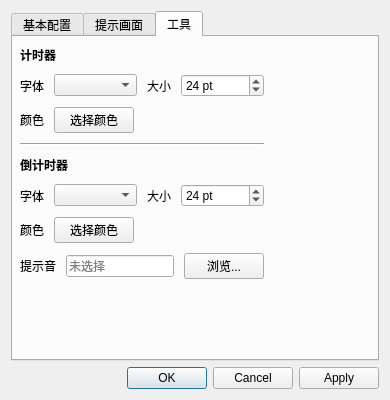
<?xml version="1.0" encoding="UTF-8"?>
<ui version="4.0">
 <class>SettingsDialog</class>
 <widget class="QDialog" name="SettingsDialog">
  <property name="geometry">
   <rect>
    <x>0</x>
    <y>0</y>
    <width>325</width>
    <height>345</height>
   </rect>
  </property>
  <property name="sizePolicy">
   <sizepolicy hsizetype="Preferred" vsizetype="Preferred">
    <horstretch>0</horstretch>
    <verstretch>0</verstretch>
   </sizepolicy>
  </property>
  <property name="windowTitle">
   <string>选项 - Look Away Pro</string>
  </property>
  <layout class="QVBoxLayout" name="verticalLayout">
   <property name="sizeConstraint">
    <enum>QLayout::SizeConstraint::SetFixedSize</enum>
   </property>
   <item>
    <widget class="QTabWidget" name="tabWidget">
     <property name="sizePolicy">
      <sizepolicy hsizetype="Preferred" vsizetype="Preferred">
       <horstretch>0</horstretch>
       <verstretch>0</verstretch>
      </sizepolicy>
     </property>
     <property name="currentIndex">
      <number>2</number>
     </property>
     <widget class="QWidget" name="basicTab">
      <attribute name="title">
       <string>基本配置</string>
      </attribute>
      <layout class="QVBoxLayout" name="verticalLayout_2">
       <property name="spacing">
        <number>15</number>
       </property>
       <property name="sizeConstraint">
        <enum>QLayout::SizeConstraint::SetFixedSize</enum>
       </property>
       <item>
        <layout class="QHBoxLayout" name="timeLayout">
         <item>
          <widget class="QLabel" name="workTimeLabel">
           <property name="sizePolicy">
            <sizepolicy hsizetype="Fixed" vsizetype="Fixed">
             <horstretch>0</horstretch>
             <verstretch>0</verstretch>
            </sizepolicy>
           </property>
           <property name="text">
            <string>计时时间</string>
           </property>
          </widget>
         </item>
         <item>
          <widget class="QSpinBox" name="workTimeSpinBox">
           <property name="sizePolicy">
            <sizepolicy hsizetype="Preferred" vsizetype="Fixed">
             <horstretch>0</horstretch>
             <verstretch>0</verstretch>
            </sizepolicy>
           </property>
           <property name="minimumSize">
            <size>
             <width>0</width>
             <height>0</height>
            </size>
           </property>
           <property name="suffix">
            <string> 分钟</string>
           </property>
           <property name="minimum">
            <number>1</number>
           </property>
           <property name="maximum">
            <number>120</number>
           </property>
           <property name="value">
            <number>20</number>
           </property>
          </widget>
         </item>
         <item>
          <spacer name="horizontalSpacer_1">
           <property name="orientation">
            <enum>Qt::Orientation::Horizontal</enum>
           </property>
           <property name="sizeHint" stdset="0">
            <size>
             <width>40</width>
             <height>20</height>
            </size>
           </property>
          </spacer>
         </item>
        </layout>
       </item>
       <item>
        <layout class="QHBoxLayout" name="horizontalLayout">
         <item>
          <widget class="QLabel" name="breakTimeLabel">
           <property name="sizePolicy">
            <sizepolicy hsizetype="Fixed" vsizetype="Fixed">
             <horstretch>0</horstretch>
             <verstretch>0</verstretch>
            </sizepolicy>
           </property>
           <property name="text">
            <string>休息时间</string>
           </property>
          </widget>
         </item>
         <item>
          <widget class="QSpinBox" name="breakTimeSpinBox">
           <property name="sizePolicy">
            <sizepolicy hsizetype="Preferred" vsizetype="Fixed">
             <horstretch>0</horstretch>
             <verstretch>0</verstretch>
            </sizepolicy>
           </property>
           <property name="minimumSize">
            <size>
             <width>0</width>
             <height>0</height>
            </size>
           </property>
           <property name="suffix">
            <string> 秒</string>
           </property>
           <property name="minimum">
            <number>5</number>
           </property>
           <property name="maximum">
            <number>120</number>
           </property>
           <property name="value">
            <number>20</number>
           </property>
          </widget>
         </item>
         <item>
          <spacer name="horizontalSpacer">
           <property name="orientation">
            <enum>Qt::Orientation::Horizontal</enum>
           </property>
           <property name="sizeHint" stdset="0">
            <size>
             <width>40</width>
             <height>20</height>
            </size>
           </property>
          </spacer>
         </item>
        </layout>
       </item>
       <item>
        <layout class="QHBoxLayout" name="screenSaverLayout">
         <item>
          <widget class="QLabel" name="screenSaverLabel">
           <property name="sizePolicy">
            <sizepolicy hsizetype="Fixed" vsizetype="Fixed">
             <horstretch>0</horstretch>
             <verstretch>0</verstretch>
            </sizepolicy>
           </property>
           <property name="text">
            <string>屏保时</string>
           </property>
          </widget>
         </item>
         <item>
          <widget class="QComboBox" name="screenSaverComboBox">
           <property name="minimumSize">
            <size>
             <width>0</width>
             <height>0</height>
            </size>
           </property>
           <item>
            <property name="text">
             <string>无操作</string>
            </property>
           </item>
           <item>
            <property name="text">
             <string extracomment="屏保启动时暂停计时，屏保退出时继续计时">暂停计时</string>
            </property>
           </item>
           <item>
            <property name="text">
             <string extracomment="屏保启动时暂停计时，屏保退出时重新计时">停止计时</string>
            </property>
           </item>
          </widget>
         </item>
         <item>
          <spacer name="horizontalSpacer_6">
           <property name="orientation">
            <enum>Qt::Orientation::Horizontal</enum>
           </property>
           <property name="sizeHint" stdset="0">
            <size>
             <width>40</width>
             <height>20</height>
            </size>
           </property>
          </spacer>
         </item>
        </layout>
       </item>
       <item>
        <layout class="QHBoxLayout" name="horizontalLayout_4">
         <item>
          <widget class="QLabel" name="lockScreenLabel">
           <property name="sizePolicy">
            <sizepolicy hsizetype="Fixed" vsizetype="Fixed">
             <horstretch>0</horstretch>
             <verstretch>0</verstretch>
            </sizepolicy>
           </property>
           <property name="text">
            <string>锁屏时</string>
           </property>
          </widget>
         </item>
         <item>
          <widget class="QComboBox" name="lockScreenComboBox">
           <property name="minimumSize">
            <size>
             <width>0</width>
             <height>0</height>
            </size>
           </property>
           <item>
            <property name="text">
             <string>无操作</string>
            </property>
           </item>
           <item>
            <property name="text">
             <string>暂停计时</string>
            </property>
           </item>
           <item>
            <property name="text">
             <string>停止计时</string>
            </property>
           </item>
          </widget>
         </item>
         <item>
          <spacer name="horizontalSpacer_11">
           <property name="orientation">
            <enum>Qt::Orientation::Horizontal</enum>
           </property>
           <property name="sizeHint" stdset="0">
            <size>
             <width>40</width>
             <height>20</height>
            </size>
           </property>
          </spacer>
         </item>
        </layout>
       </item>
       <item>
        <layout class="QHBoxLayout" name="miscLayout">
         <item>
          <widget class="QCheckBox" name="autoStartCheckBox">
           <property name="styleSheet">
            <string notr="true">QCheckBox {
    spacing: 8px;
}

QCheckBox::indicator {
    width: 32px;
    height: 16px;
    border: none;
}

QCheckBox::indicator:unchecked {
    image: url(:/switch_off.svg);
}

QCheckBox::indicator:checked {
    image: url(:/switch_on.svg);
}

QCheckBox::indicator:unchecked:hover {
    image: url(:/switch_off_hover.svg);
}

QCheckBox::indicator:checked:hover {
    image: url(:/switch_on_hover.svg);
}</string>
           </property>
           <property name="text">
            <string>开机自启动</string>
           </property>
          </widget>
         </item>
         <item>
          <spacer name="horizontalSpacer_7">
           <property name="orientation">
            <enum>Qt::Orientation::Horizontal</enum>
           </property>
           <property name="sizeHint" stdset="0">
            <size>
             <width>40</width>
             <height>20</height>
            </size>
           </property>
          </spacer>
         </item>
        </layout>
       </item>
       <item>
        <layout class="QHBoxLayout" name="horizontalLayout_6">
         <item>
          <widget class="QCheckBox" name="forceRestCheckBox">
           <property name="styleSheet">
            <string notr="true">QCheckBox {
    spacing: 8px;
}

QCheckBox::indicator {
    width: 32px;
    height: 16px;
    border: none;
}

QCheckBox::indicator:unchecked {
    image: url(:/switch_off.svg);
}

QCheckBox::indicator:checked {
    image: url(:/switch_on.svg);
}

QCheckBox::indicator:unchecked:hover {
    image: url(:/switch_off_hover.svg);
}

QCheckBox::indicator:checked:hover {
    image: url(:/switch_on_hover.svg);
}</string>
           </property>
           <property name="text">
            <string>强制休息</string>
           </property>
           <property name="checked">
            <bool>true</bool>
           </property>
          </widget>
         </item>
         <item>
          <spacer name="horizontalSpacer_12">
           <property name="orientation">
            <enum>Qt::Orientation::Horizontal</enum>
           </property>
           <property name="sizeHint" stdset="0">
            <size>
             <width>40</width>
             <height>20</height>
            </size>
           </property>
          </spacer>
         </item>
        </layout>
       </item>
       <item>
        <spacer name="verticalSpacer">
         <property name="orientation">
          <enum>Qt::Orientation::Vertical</enum>
         </property>
         <property name="sizeHint" stdset="0">
          <size>
           <width>20</width>
           <height>40</height>
          </size>
         </property>
        </spacer>
       </item>
      </layout>
     </widget>
     <widget class="QWidget" name="reminderTab">
      <attribute name="title">
       <string>提示画面</string>
      </attribute>
      <layout class="QVBoxLayout" name="verticalLayout_4">
       <property name="sizeConstraint">
        <enum>QLayout::SizeConstraint::SetFixedSize</enum>
       </property>
       <item>
        <widget class="QLabel" name="messageLabel">
         <property name="text">
          <string>自定义提示词 (计时时间占位符 {time} ，休息时间占位符 {break}):</string>
         </property>
        </widget>
       </item>
       <item>
        <widget class="QTextEdit" name="messageTextEdit">
         <property name="sizePolicy">
          <sizepolicy hsizetype="Preferred" vsizetype="Minimum">
           <horstretch>0</horstretch>
           <verstretch>0</verstretch>
          </sizepolicy>
         </property>
         <property name="sizeAdjustPolicy">
          <enum>QAbstractScrollArea::SizeAdjustPolicy::AdjustToContents</enum>
         </property>
         <property name="plainText">
          <string>您已工作了{time}分钟，请远眺20英尺外{break}秒，保护您的眼睛</string>
         </property>
        </widget>
       </item>
       <item>
        <layout class="QHBoxLayout" name="fontLayout">
         <item>
          <widget class="QLabel" name="fontLabel">
           <property name="text">
            <string>字体</string>
           </property>
          </widget>
         </item>
         <item>
          <widget class="QComboBox" name="fontComboBox">
           <property name="minimumSize">
            <size>
             <width>0</width>
             <height>0</height>
            </size>
           </property>
          </widget>
         </item>
         <item>
          <widget class="QLabel" name="fontSizeLabel">
           <property name="text">
            <string>大小</string>
           </property>
          </widget>
         </item>
         <item>
          <widget class="QSpinBox" name="fontSizeSpinBox">
           <property name="sizePolicy">
            <sizepolicy hsizetype="Preferred" vsizetype="Fixed">
             <horstretch>0</horstretch>
             <verstretch>0</verstretch>
            </sizepolicy>
           </property>
           <property name="minimumSize">
            <size>
             <width>0</width>
             <height>0</height>
            </size>
           </property>
           <property name="suffix">
            <string> pt</string>
           </property>
           <property name="minimum">
            <number>12</number>
           </property>
           <property name="maximum">
            <number>72</number>
           </property>
           <property name="value">
            <number>24</number>
           </property>
          </widget>
         </item>
         <item>
          <spacer name="horizontalSpacer_2">
           <property name="orientation">
            <enum>Qt::Orientation::Horizontal</enum>
           </property>
           <property name="sizeHint" stdset="0">
            <size>
             <width>40</width>
             <height>20</height>
            </size>
           </property>
          </spacer>
         </item>
        </layout>
       </item>
       <item>
        <layout class="QHBoxLayout" name="soundLayout">
         <item>
          <widget class="QLabel" name="soundFileLabel">
           <property name="sizePolicy">
            <sizepolicy hsizetype="Fixed" vsizetype="Fixed">
             <horstretch>0</horstretch>
             <verstretch>0</verstretch>
            </sizepolicy>
           </property>
           <property name="text">
            <string>提示音</string>
           </property>
          </widget>
         </item>
         <item>
          <widget class="QLineEdit" name="soundFileLineEdit">
           <property name="sizePolicy">
            <sizepolicy hsizetype="Preferred" vsizetype="Fixed">
             <horstretch>0</horstretch>
             <verstretch>0</verstretch>
            </sizepolicy>
           </property>
           <property name="minimumSize">
            <size>
             <width>0</width>
             <height>0</height>
            </size>
           </property>
           <property name="readOnly">
            <bool>true</bool>
           </property>
           <property name="placeholderText">
            <string>未选择</string>
           </property>
          </widget>
         </item>
         <item>
          <widget class="QPushButton" name="browseSoundButton">
           <property name="sizePolicy">
            <sizepolicy hsizetype="Fixed" vsizetype="Fixed">
             <horstretch>0</horstretch>
             <verstretch>0</verstretch>
            </sizepolicy>
           </property>
           <property name="minimumSize">
            <size>
             <width>0</width>
             <height>0</height>
            </size>
           </property>
           <property name="text">
            <string>浏览...</string>
           </property>
          </widget>
         </item>
        </layout>
       </item>
       <item>
        <layout class="QHBoxLayout" name="backgroundTypeLayout">
         <item>
          <widget class="QLabel" name="backgroundTypeLabel">
           <property name="sizePolicy">
            <sizepolicy hsizetype="Fixed" vsizetype="Fixed">
             <horstretch>0</horstretch>
             <verstretch>0</verstretch>
            </sizepolicy>
           </property>
           <property name="text">
            <string>背景类型</string>
           </property>
          </widget>
         </item>
         <item>
          <widget class="QRadioButton" name="imageRadioButton">
           <property name="text">
            <string>图片</string>
           </property>
          </widget>
         </item>
         <item>
          <widget class="QRadioButton" name="colorRadioButton">
           <property name="text">
            <string>纯色</string>
           </property>
          </widget>
         </item>
         <item>
          <spacer name="horizontalSpacer_3">
           <property name="orientation">
            <enum>Qt::Orientation::Horizontal</enum>
           </property>
           <property name="sizeHint" stdset="0">
            <size>
             <width>40</width>
             <height>20</height>
            </size>
           </property>
          </spacer>
         </item>
        </layout>
       </item>
       <item alignment="Qt::AlignmentFlag::AlignTop">
        <widget class="QWidget" name="imageConfigWidget" native="true">
         <layout class="QHBoxLayout" name="horizontalLayout_2">
          <property name="leftMargin">
           <number>0</number>
          </property>
          <property name="topMargin">
           <number>0</number>
          </property>
          <property name="rightMargin">
           <number>0</number>
          </property>
          <property name="bottomMargin">
           <number>0</number>
          </property>
          <item>
           <widget class="QLabel" name="imageDrawModeLabel">
            <property name="text">
             <string>适应模式</string>
            </property>
           </widget>
          </item>
          <item>
           <widget class="QComboBox" name="imageDrawModeComboBox">
            <item>
             <property name="text">
              <string>填充</string>
             </property>
            </item>
            <item>
             <property name="text">
              <string>适应</string>
             </property>
            </item>
            <item>
             <property name="text">
              <string>拉伸</string>
             </property>
            </item>
            <item>
             <property name="text">
              <string>平铺</string>
             </property>
            </item>
            <item>
             <property name="text">
              <string>居中</string>
             </property>
            </item>
           </widget>
          </item>
          <item>
           <widget class="QLabel" name="imagePreviewLabel">
            <property name="sizePolicy">
             <sizepolicy hsizetype="Fixed" vsizetype="Fixed">
              <horstretch>0</horstretch>
              <verstretch>0</verstretch>
             </sizepolicy>
            </property>
            <property name="minimumSize">
             <size>
              <width>80</width>
              <height>45</height>
             </size>
            </property>
            <property name="maximumSize">
             <size>
              <width>16777215</width>
              <height>16777215</height>
             </size>
            </property>
            <property name="frameShape">
             <enum>QFrame::Shape::Box</enum>
            </property>
            <property name="text">
             <string>浏览...</string>
            </property>
            <property name="scaledContents">
             <bool>true</bool>
            </property>
            <property name="alignment">
             <set>Qt::AlignmentFlag::AlignCenter</set>
            </property>
           </widget>
          </item>
          <item>
           <spacer name="horizontalSpacer_9">
            <property name="orientation">
             <enum>Qt::Orientation::Horizontal</enum>
            </property>
            <property name="sizeHint" stdset="0">
             <size>
              <width>143</width>
              <height>20</height>
             </size>
            </property>
           </spacer>
          </item>
         </layout>
        </widget>
       </item>
       <item>
        <widget class="QWidget" name="colorConfigWidget" native="true">
         <property name="sizePolicy">
          <sizepolicy hsizetype="Preferred" vsizetype="Preferred">
           <horstretch>0</horstretch>
           <verstretch>0</verstretch>
          </sizepolicy>
         </property>
         <layout class="QHBoxLayout" name="horizontalLayout_3">
          <property name="leftMargin">
           <number>0</number>
          </property>
          <property name="topMargin">
           <number>0</number>
          </property>
          <property name="rightMargin">
           <number>0</number>
          </property>
          <property name="bottomMargin">
           <number>0</number>
          </property>
          <item>
           <widget class="QLabel" name="backgroundColorLabel">
            <property name="text">
             <string>背景颜色</string>
            </property>
           </widget>
          </item>
          <item>
           <widget class="QPushButton" name="backgroundColorButton">
            <property name="minimumSize">
             <size>
              <width>60</width>
              <height>0</height>
             </size>
            </property>
            <property name="text">
             <string>选择颜色</string>
            </property>
            <property name="flat">
             <bool>true</bool>
            </property>
           </widget>
          </item>
          <item>
           <spacer name="horizontalSpacer_5">
            <property name="orientation">
             <enum>Qt::Orientation::Horizontal</enum>
            </property>
            <property name="sizeHint" stdset="0">
             <size>
              <width>93</width>
              <height>20</height>
             </size>
            </property>
           </spacer>
          </item>
         </layout>
        </widget>
       </item>
       <item>
        <layout class="QHBoxLayout" name="previewLayout">
         <item>
          <spacer name="horizontalSpacer_10">
           <property name="orientation">
            <enum>Qt::Orientation::Horizontal</enum>
           </property>
           <property name="sizeHint" stdset="0">
            <size>
             <width>40</width>
             <height>20</height>
            </size>
           </property>
          </spacer>
         </item>
         <item>
          <widget class="QPushButton" name="previewButton">
           <property name="text">
            <string>预览</string>
           </property>
          </widget>
         </item>
        </layout>
       </item>
      </layout>
      <zorder>messageLabel</zorder>
      <zorder>messageTextEdit</zorder>
      <zorder>colorConfigWidget</zorder>
      <zorder>imageConfigWidget</zorder>
     </widget>
     <widget class="QWidget" name="toolsTab">
      <attribute name="title">
       <string>工具</string>
      </attribute>
      <layout class="QVBoxLayout" name="toolsLayout">
       <property name="spacing">
        <number>10</number>
       </property>
       <property name="sizeConstraint">
        <enum>QLayout::SizeConstraint::SetFixedSize</enum>
       </property>
       <property name="leftMargin">
        <number>7</number>
       </property>
       <item>
        <widget class="QLabel" name="timerLabel">
         <property name="font">
          <font>
           <bold>true</bold>
          </font>
         </property>
         <property name="text">
          <string>计时器</string>
         </property>
        </widget>
       </item>
       <item>
        <layout class="QHBoxLayout" name="timerFontLayout">
         <item>
          <widget class="QLabel" name="timerFontFamilyLabel">
           <property name="sizePolicy">
            <sizepolicy hsizetype="Fixed" vsizetype="Preferred">
             <horstretch>0</horstretch>
             <verstretch>0</verstretch>
            </sizepolicy>
           </property>
           <property name="text">
            <string>字体</string>
           </property>
          </widget>
         </item>
         <item>
          <widget class="QComboBox" name="timerFontComboBox">
           <property name="minimumSize">
            <size>
             <width>0</width>
             <height>0</height>
            </size>
           </property>
          </widget>
         </item>
         <item>
          <widget class="QLabel" name="timerFontSizeLabel">
           <property name="sizePolicy">
            <sizepolicy hsizetype="Fixed" vsizetype="Preferred">
             <horstretch>0</horstretch>
             <verstretch>0</verstretch>
            </sizepolicy>
           </property>
           <property name="text">
            <string>大小</string>
           </property>
          </widget>
         </item>
         <item>
          <widget class="QSpinBox" name="timerFontSizeSpinBox">
           <property name="sizePolicy">
            <sizepolicy hsizetype="Preferred" vsizetype="Fixed">
             <horstretch>0</horstretch>
             <verstretch>0</verstretch>
            </sizepolicy>
           </property>
           <property name="minimumSize">
            <size>
             <width>0</width>
             <height>0</height>
            </size>
           </property>
           <property name="suffix">
            <string> pt</string>
           </property>
           <property name="minimum">
            <number>8</number>
           </property>
           <property name="maximum">
            <number>72</number>
           </property>
           <property name="value">
            <number>24</number>
           </property>
          </widget>
         </item>
        </layout>
       </item>
       <item>
        <layout class="QHBoxLayout" name="timerColorLayout">
         <item>
          <widget class="QLabel" name="timerColorLabel">
           <property name="sizePolicy">
            <sizepolicy hsizetype="Fixed" vsizetype="Preferred">
             <horstretch>0</horstretch>
             <verstretch>0</verstretch>
            </sizepolicy>
           </property>
           <property name="text">
            <string>颜色</string>
           </property>
          </widget>
         </item>
         <item>
          <widget class="QPushButton" name="timerColorButton">
           <property name="minimumSize">
            <size>
             <width>0</width>
             <height>0</height>
            </size>
           </property>
           <property name="text">
            <string>选择颜色</string>
           </property>
          </widget>
         </item>
         <item>
          <spacer name="timerColorSpacer">
           <property name="orientation">
            <enum>Qt::Orientation::Horizontal</enum>
           </property>
           <property name="sizeHint" stdset="0">
            <size>
             <width>20</width>
             <height>20</height>
            </size>
           </property>
          </spacer>
         </item>
        </layout>
       </item>
       <item>
        <widget class="Line" name="line">
         <property name="orientation">
          <enum>Qt::Orientation::Horizontal</enum>
         </property>
        </widget>
       </item>
       <item>
        <widget class="QLabel" name="countdownLabel">
         <property name="font">
          <font>
           <bold>true</bold>
          </font>
         </property>
         <property name="text">
          <string>倒计时器</string>
         </property>
        </widget>
       </item>
       <item>
        <layout class="QHBoxLayout" name="countdownFontLayout">
         <item>
          <widget class="QLabel" name="countdownFontFamilyLabel">
           <property name="sizePolicy">
            <sizepolicy hsizetype="Fixed" vsizetype="Preferred">
             <horstretch>0</horstretch>
             <verstretch>0</verstretch>
            </sizepolicy>
           </property>
           <property name="text">
            <string>字体</string>
           </property>
          </widget>
         </item>
         <item>
          <widget class="QComboBox" name="countdownFontComboBox">
           <property name="minimumSize">
            <size>
             <width>0</width>
             <height>0</height>
            </size>
           </property>
          </widget>
         </item>
         <item>
          <widget class="QLabel" name="countdownFontSizeLabel">
           <property name="sizePolicy">
            <sizepolicy hsizetype="Fixed" vsizetype="Preferred">
             <horstretch>0</horstretch>
             <verstretch>0</verstretch>
            </sizepolicy>
           </property>
           <property name="text">
            <string>大小</string>
           </property>
          </widget>
         </item>
         <item>
          <widget class="QSpinBox" name="countdownFontSizeSpinBox">
           <property name="sizePolicy">
            <sizepolicy hsizetype="Preferred" vsizetype="Fixed">
             <horstretch>0</horstretch>
             <verstretch>0</verstretch>
            </sizepolicy>
           </property>
           <property name="minimumSize">
            <size>
             <width>0</width>
             <height>0</height>
            </size>
           </property>
           <property name="suffix">
            <string> pt</string>
           </property>
           <property name="minimum">
            <number>8</number>
           </property>
           <property name="maximum">
            <number>72</number>
           </property>
           <property name="value">
            <number>24</number>
           </property>
          </widget>
         </item>
        </layout>
       </item>
       <item>
        <layout class="QHBoxLayout" name="countdownColorLayout">
         <item>
          <widget class="QLabel" name="countdownColorLabel">
           <property name="sizePolicy">
            <sizepolicy hsizetype="Fixed" vsizetype="Preferred">
             <horstretch>0</horstretch>
             <verstretch>0</verstretch>
            </sizepolicy>
           </property>
           <property name="text">
            <string>颜色</string>
           </property>
          </widget>
         </item>
         <item>
          <widget class="QPushButton" name="countdownColorButton">
           <property name="minimumSize">
            <size>
             <width>0</width>
             <height>0</height>
            </size>
           </property>
           <property name="text">
            <string>选择颜色</string>
           </property>
          </widget>
         </item>
         <item>
          <spacer name="countdownColorSpacer">
           <property name="orientation">
            <enum>Qt::Orientation::Horizontal</enum>
           </property>
           <property name="sizeHint" stdset="0">
            <size>
             <width>20</width>
             <height>20</height>
            </size>
           </property>
          </spacer>
         </item>
        </layout>
       </item>
       <item>
        <layout class="QHBoxLayout" name="countdownSoundLayout">
         <item>
          <widget class="QLabel" name="countdownSoundLabel">
           <property name="sizePolicy">
            <sizepolicy hsizetype="Fixed" vsizetype="Preferred">
             <horstretch>0</horstretch>
             <verstretch>0</verstretch>
            </sizepolicy>
           </property>
           <property name="text">
            <string>提示音</string>
           </property>
          </widget>
         </item>
         <item>
          <widget class="QLineEdit" name="countdownSoundLineEdit">
           <property name="sizePolicy">
            <sizepolicy hsizetype="Preferred" vsizetype="Fixed">
             <horstretch>0</horstretch>
             <verstretch>0</verstretch>
            </sizepolicy>
           </property>
           <property name="minimumSize">
            <size>
             <width>0</width>
             <height>0</height>
            </size>
           </property>
           <property name="readOnly">
            <bool>true</bool>
           </property>
           <property name="placeholderText">
            <string>未选择</string>
           </property>
          </widget>
         </item>
         <item>
          <widget class="QPushButton" name="countdownSoundButton">
           <property name="sizePolicy">
            <sizepolicy hsizetype="Fixed" vsizetype="Fixed">
             <horstretch>0</horstretch>
             <verstretch>0</verstretch>
            </sizepolicy>
           </property>
           <property name="minimumSize">
            <size>
             <width>0</width>
             <height>0</height>
            </size>
           </property>
           <property name="text">
            <string>浏览...</string>
           </property>
          </widget>
         </item>
        </layout>
       </item>
       <item>
        <spacer name="verticalSpacer">
         <property name="orientation">
          <enum>Qt::Orientation::Vertical</enum>
         </property>
         <property name="sizeHint" stdset="0">
          <size>
           <width>20</width>
           <height>40</height>
          </size>
         </property>
        </spacer>
       </item>
      </layout>
     </widget>
    </widget>
   </item>
   <item>
    <widget class="QDialogButtonBox" name="buttonBox">
     <property name="sizePolicy">
      <sizepolicy hsizetype="Preferred" vsizetype="Fixed">
       <horstretch>0</horstretch>
       <verstretch>0</verstretch>
      </sizepolicy>
     </property>
     <property name="orientation">
      <enum>Qt::Orientation::Horizontal</enum>
     </property>
     <property name="standardButtons">
      <set>QDialogButtonBox::StandardButton::Apply|QDialogButtonBox::StandardButton::Cancel|QDialogButtonBox::StandardButton::Ok</set>
     </property>
    </widget>
   </item>
  </layout>
 </widget>
 <resources/>
 <connections>
  <connection>
   <sender>buttonBox</sender>
   <signal>accepted()</signal>
   <receiver>SettingsDialog</receiver>
   <slot>accept()</slot>
   <hints>
    <hint type="sourcelabel">
     <x>248</x>
     <y>254</y>
    </hint>
    <hint type="destinationlabel">
     <x>157</x>
     <y>274</y>
    </hint>
   </hints>
  </connection>
  <connection>
   <sender>buttonBox</sender>
   <signal>rejected()</signal>
   <receiver>SettingsDialog</receiver>
   <slot>reject()</slot>
   <hints>
    <hint type="sourcelabel">
     <x>316</x>
     <y>260</y>
    </hint>
    <hint type="destinationlabel">
     <x>286</x>
     <y>274</y>
    </hint>
   </hints>
  </connection>
 </connections>
</ui>
